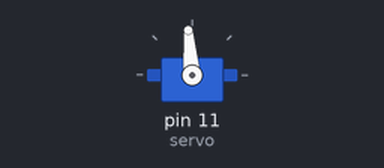
This sketch was run on a simulated Arduino Uno, built with avr-gcc and run on an emulated ATmega328P. On the bench: servo.

Above: at 0.05 s.
Timing chart, 0 to 11.7 s (numbered marks = the images above):
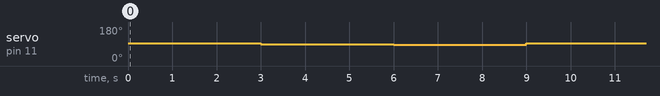

Measured:
- by itself, servo on pin 11 (servo): repeats every 9.0 s: 85° 3.0 s, 95° 3.0 s, 90° 3.0 s

The sketch:

Servo.ino
```cpp
#include <Servo.h>
Servo servo;


void setup() {
  // put your setup code here, to run once:

  servo.attach(11);
}

void loop() {
  // put your main code here, to run repeatedly:

  servo.write(95);
  delay(3000);
  servo.write(90);
  delay(3000);
  servo.write(85);
  delay(3000);


}

/*
>90: Clockwise
90: stop
<90: Counter Clockwise

*/
```
